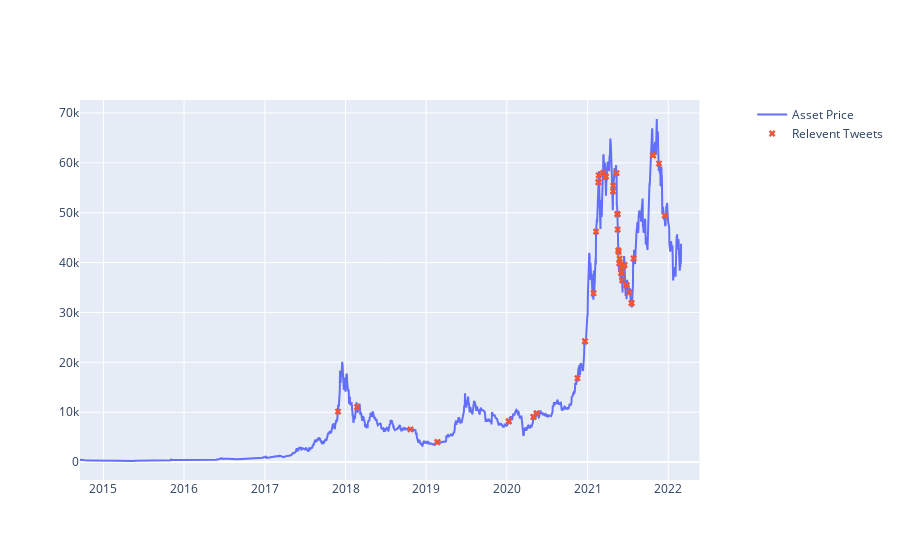

Notebook code cell kept with this figure:
### Code cell
def plot_asset_and_tweets(asset_df, tweet_df):
    fig = make_subplots(specs=[[{"secondary_y": True}]])
    fig.add_trace(go.Scatter(x=asset_df["Date"], 
                             y=asset_df["High"], 
                             name="Asset Price"))

    asset_df["slope"] = np.gradient(asset_df.High)
    tweet_df["created_at"] = pd.to_datetime(tweet_df["created_at"]).map(lambda x: x.replace(hour=0, minute=0, second=0))
    asset_df["Date"] = pd.to_datetime(asset_df["Date"]).map(lambda x: x.replace(hour=0, minute=0, second=0))
    merged = pd.merge(left=tweet_df, left_on="created_at", right=asset_df, right_on="Date")

    fig.add_trace(go.Scatter(x=merged["created_at"], 
                             y=merged["High"], 
                             name="Relevent Tweets", 
                             mode='markers',
                             hovertemplate ="<br>".join([
                                            'Price: %{y:.2f}',
                                            'Price slope: %{customdata}',
                                            'Date: %{x}',
                                            'Tweet: %{text}',
                                            '<extra></extra>',
                                            ]),
                             marker_symbol="x",
                             text=merged["tweet"].map(lambda s: "<br>".join(tw.wrap(s))),
                             customdata=["slope"]))
    return fig

plot_asset_and_tweets(bitcoin_data, bitcoin_tweets).show()

### Figure 1 — Plotly figure (JSON) as saved in the notebook; plotly's stock layout.template omitted (floating-point values rounded to 4 significant figures; data arrays with more than 128 entries replaced by an {"elided": "..."} marker saying what was removed)
{"data": [{"name": "Asset Price", "type": "scatter", "x": {"elided": "2722 str values"}, "y": {"elided": "2722 float values"}}, {"customdata": ["slope"], "hovertemplate": "Price: %{y:.2f}<br>Price slope: %{customdata}<br>Date: %{x}<br>Tweet: %{text}<br><extra></extra>", "marker": {"symbol": "x"}, "mode": "markers", "name": "Relevent Tweets", "text": ["@BTC_Archive @SenSanders Is there anything more tragic than unrequited<br>love?", "@WSBChairman Bitcoin cures cancer", "@Filasophical @ShibaInuHodler Out of curiosity, I acquired some ascii<br>hash strings called “Bitcoin, Ethereum &amp; Doge”. That’s it.   As<br>I’ve said before, don’t bet the farm on crypto! True value is building<br>products &amp; providing services to your fellow human beings, not<br>money in any form.", "@itsALLrisky @TeslaGong @mishaboar @DogecoinFdn Possibly. Bitcoin was<br>conceived at a time of relatively low bandwidth &amp; high latency. If<br>both continue to improve substantially, we will reach a point when no<br>second layer is needed.", "@heydave7 We don’t have that many Bitcoin, but it’s close", "@jack @BitcoinMagazine @CathieDWood Sure, I have a ton", "@BitcoinMagazine @jack @CathieDWood During this talk, we will sing a<br>cover of The Final Countdown by Europe https://t.co/7YUXiW8dhd", "@MattWallace888 BTC &amp; ETH are pursuing a multilayer transaction<br>system, but base layer transaction rate is slow &amp; transaction cost<br>is high.  There is merit imo to Doge maximizing base layer transaction<br>rate &amp; minimizing transaction cost with exchanges acting as the de<br>facto secondary layer.", "“That’s not funny!” – Bitcoin maxis", "How many Bitcoin maxis does it take to screw in a lightbulb?", "@jack Oh right … Bitcoin haha", "@BitcoinMagazine @jespow Based on what data?", "@Cointelegraph This is inaccurate. Tesla only sold ~10% of holdings to<br>confirm BTC could be liquidated easily without moving market.  When<br>there’s confirmation of reasonable (~50%) clean energy usage by miners<br>with positive future trend, Tesla will resume allowing Bitcoin<br>transactions.", "@BTCTN A new space race has begun!", "@lexfridman @VitalikButerin @ethereum @Bitcoin @dogecoin @ShibainuCoin<br>@IOHK_Charles @Cardano @chainlink @0xPolygon I pretty much agree with<br>Vitalik", "#Bitcoin 💔 https://t.co/lNnEfMdtJf", "@DocumentingBTC Nice", "@BTC_Archive 🤣🤣", "Spoke with North American Bitcoin miners. They committed to publish<br>current &amp; planned renewable usage &amp; to ask miners WW to do so.<br>Potentially promising.", "@BTCsessions @TeslaGong @wintonARK Achieving truly decentralized<br>finance – power to the people – is a noble &amp; important goal.<br>Layer count depends on projected bandwidth &amp; compute, both rising<br>rapidly, which means single layer network can carry all human<br>transactions in future imo.  For now, Lightning is needed.", "@TeslaGong @wintonARK Bitcoin hashing (aka mining) energy usage is<br>starting to exceed that of medium-sized countries. Almost impossible<br>for small hashers to succeed without those massive economies of scale.", "@BTC_Archive To clarify speculation, Tesla has not sold any Bitcoin", "@EmperorBTC @CryptoWhale https://t.co/4OC3CEKozo", "@ChainLinkGod @PeterMcCormack Bitcoin is actually highly centralized,<br>with supermajority controlled by handful of big mining (aka hashing)<br>companies.   A single coal mine in Xinjiang flooded, almost killing<br>miners, and Bitcoin hash rate dropped 35%. Sound “decentralized” to<br>you?  https://t.co/Oom8yzGRNQ", "@poisonouspinups @michael_saylor He should wear outfit for Halloween,<br>but with “Bitcoin” tattooed high on thighs", "Tesla &amp; Bitcoin https://t.co/YSswJmVZhP", "@DocumentingBTC Yes", "@stoolpresidente No, you do not. I have not sold any of my Bitcoin.<br>Tesla sold 10% of its holdings essentially to prove liquidity of<br>Bitcoin as an alternative to holding cash on balance sheet.", "Pay by Bitcoin capability available outside US later this year", "Tesla is using only internal &amp; open source software &amp; operates<br>Bitcoin nodes directly.  Bitcoin paid to Tesla will be retained as<br>Bitcoin, not converted to fiat currency.", "You can now buy a Tesla with Bitcoin", "BTC (Bitcoin) is an anagram of TBC(The Boring Company) What a<br>coincidence!", "@PeterSchiff That said, BTC &amp; ETH do seem high lol", "@business To be clear, I am *not* an investor, I am an engineer. I<br>don’t even own any publicly traded stock besides Tesla.   However,<br>when fiat currency has negative real interest, only a fool wouldn’t<br>look elsewhere.   Bitcoin is almost as bs as fiat money. The key word<br>is “almost”.", "@business Tesla’s action is not directly reflective of my opinion.<br>Having some Bitcoin, which is simply a less dumb form of liquidity<br>than cash, is adventurous enough for an S&amp;P500 company.", "@itsALLrisky Doge appears to be inflationary, but is not meaningfully<br>so (fixed # of coins per unit time), whereas BTC is arguably<br>deflationary to a fault.  Transaction speed of Doge should ideally be<br>a few orders of magnitude faster.", "@DocumentingBTC The dollar is shorting itself", "Bitcoin is almost as bs as fiat money", "Bitcoin is my safe word", "@Maisie_Williams 🎶 Toss a bitcoin to ur Witcher 🎶", "@jk_rowling I still only own 0.25 Bitcoins btw", "@jk_rowling Pretty much, although massive currency issuance by govt<br>central banks is making Bitcoin Internet 👻 money look solid by<br>comparison", "@Bitcoin How much for some anime Bitcoin?  https://t.co/itqRslFNcb", "@Bitcoin 🤣🤣", "@bitcoin2020conf 😉", "Bitcoin is *not* my safe word", "@Tom_Heats @coindesk Whoever owns the early BTC deserves a Nobel prize<br>in delayed gratification", "@coindesk That said, I still only own 0.25 BTC, which a friend sent me<br>several years ago. Don’t have any crypto holdings.", "@vicentes @Grimezsz Wanna buy some Bitcoin? 😉😉<br>https://t.co/9ZbBJ5fuVq", "@DeadlyBananas @MichaelAVaughn Not sure. I let @jack know, but it’s<br>still going. I literally own zero cryptocurrency, apart from .25 BTC<br>that a friend sent me many years ago.", "@ThisIsSandeepG Not true. A friend sent me part of a BTC a few years,<br>but I don’t know where it is."], "type": "scatter", "x": ["2021-12-16T00:00:00", "2021-11-20T00:00:00", "2021-10-24T00:00:00", "2021-10-24T00:00:00", "2021-07-28T00:00:00", "2021-07-19T00:00:00", "2021-07-19T00:00:00", "2021-07-09T00:00:00", "2021-06-25T00:00:00", "2021-06-25T00:00:00", "2021-06-25T00:00:00", "2021-06-17T00:00:00", "2021-06-13T00:00:00", "2021-06-06T00:00:00", "2021-06-05T00:00:00", "2021-06-04T00:00:00", "2021-06-01T00:00:00", "2021-05-26T00:00:00", "2021-05-24T00:00:00", "2021-05-21T00:00:00", "2021-05-20T00:00:00", "2021-05-17T00:00:00", "2021-05-16T00:00:00", "2021-05-16T00:00:00", "2021-05-16T00:00:00", "2021-05-12T00:00:00", "2021-04-27T00:00:00", "2021-04-26T00:00:00", "2021-03-24T00:00:00", "2021-03-24T00:00:00", "2021-03-24T00:00:00", "2021-03-12T00:00:00", "2021-02-20T00:00:00", "2021-02-19T00:00:00", "2021-02-19T00:00:00", "2021-02-08T00:00:00", "2021-01-28T00:00:00", "2020-12-20T00:00:00", "2020-12-20T00:00:00", "2020-11-16T00:00:00", "2020-05-15T00:00:00", "2020-05-15T00:00:00", "2020-05-01T00:00:00", "2020-05-01T00:00:00", "2020-01-10T00:00:00", "2020-01-10T00:00:00", "2019-02-21T00:00:00", "2019-02-21T00:00:00", "2018-10-22T00:00:00", "2018-02-22T00:00:00", "2017-11-28T00:00:00"], "y": [49430.0, 59860.0, 61510.0, 61510.0, 40820.0, 31890.0, 31890.0, 34040.0, 35490.0, 35490.0, 35490.0, 39510.0, 39320.0, 36440.0, 37920.0, 39240.0, 37900.0, 40780.0, 39840.0, 42170.0, 42460.0, 46620.0, 49720.0, 49720.0, 49720.0, 57940.0, 55420.0, 54290.0, 57260.0, 57260.0, 57260.0, 58000.0, 57510.0, 56110.0, 56110.0, 46200.0, 33860.0, 24210.0, 24210.0, 16820.0, 9756.0, 9756.0, 9048.0, 9048.0, 8167.0, 8167.0, 4010.0, 4010.0, 6544.0, 11040.0, 10130.0]}], "layout": {"xaxis": {"anchor": "y", "domain": [0, 0.94]}, "yaxis": {"anchor": "x", "domain": [0, 1]}, "yaxis2": {"anchor": "x", "overlaying": "y", "side": "right"}}}
